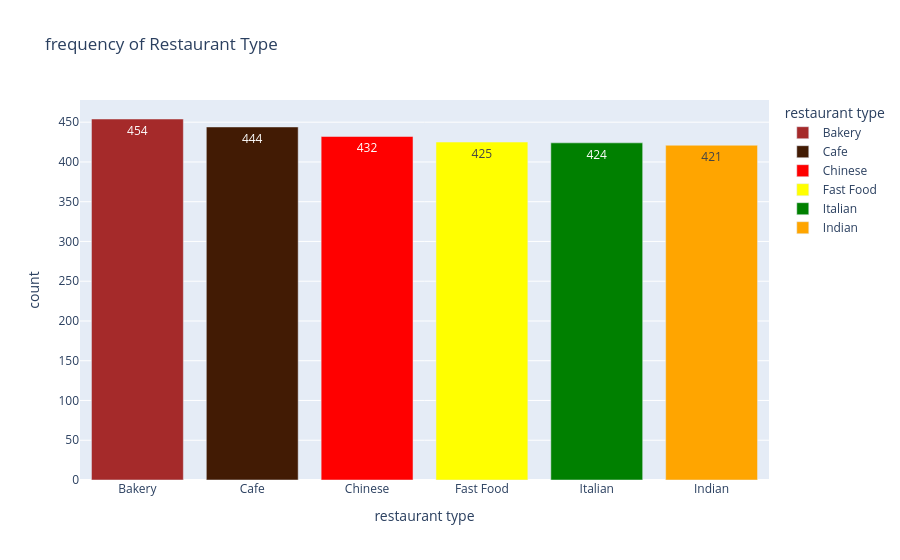

Source (notebook cell):
### Code cell
status_counts= food["restaurant_type"].value_counts().reset_index()
status_counts.columns = ['restaurant_type', 'frequency'] 

fig1 = px.bar(status_counts, x='restaurant_type', y= 'frequency', title= 'frequency of Restaurant Type', labels={'restaurant_type': 'restaurant type', 'frequency': 'count'}, 
              text= 'frequency', color= 'restaurant_type', color_discrete_sequence=['brown', "#421B04", 'red', 'yellow', 'green', 'orange'])
fig1.show()

### Figure 1 — Plotly figure (JSON) as saved in the notebook; plotly's stock layout.template omitted (floating-point values rounded to 4 significant figures)
{"data": [{"hovertemplate": "restaurant type=%{x}<br>count=%{text}<extra></extra>", "legendgroup": "Bakery", "marker": {"color": "brown", "pattern": {"shape": ""}}, "name": "Bakery", "orientation": "v", "showlegend": true, "text": [454.0], "textposition": "auto", "type": "bar", "x": ["Bakery"], "xaxis": "x", "y": [454], "yaxis": "y"}, {"hovertemplate": "restaurant type=%{x}<br>count=%{text}<extra></extra>", "legendgroup": "Cafe", "marker": {"color": "#421B04", "pattern": {"shape": ""}}, "name": "Cafe", "orientation": "v", "showlegend": true, "text": [444.0], "textposition": "auto", "type": "bar", "x": ["Cafe"], "xaxis": "x", "y": [444], "yaxis": "y"}, {"hovertemplate": "restaurant type=%{x}<br>count=%{text}<extra></extra>", "legendgroup": "Chinese", "marker": {"color": "red", "pattern": {"shape": ""}}, "name": "Chinese", "orientation": "v", "showlegend": true, "text": [432.0], "textposition": "auto", "type": "bar", "x": ["Chinese"], "xaxis": "x", "y": [432], "yaxis": "y"}, {"hovertemplate": "restaurant type=%{x}<br>count=%{text}<extra></extra>", "legendgroup": "Fast Food", "marker": {"color": "yellow", "pattern": {"shape": ""}}, "name": "Fast Food", "orientation": "v", "showlegend": true, "text": [425.0], "textposition": "auto", "type": "bar", "x": ["Fast Food"], "xaxis": "x", "y": [425], "yaxis": "y"}, {"hovertemplate": "restaurant type=%{x}<br>count=%{text}<extra></extra>", "legendgroup": "Italian", "marker": {"color": "green", "pattern": {"shape": ""}}, "name": "Italian", "orientation": "v", "showlegend": true, "text": [424.0], "textposition": "auto", "type": "bar", "x": ["Italian"], "xaxis": "x", "y": [424], "yaxis": "y"}, {"hovertemplate": "restaurant type=%{x}<br>count=%{text}<extra></extra>", "legendgroup": "Indian", "marker": {"color": "orange", "pattern": {"shape": ""}}, "name": "Indian", "orientation": "v", "showlegend": true, "text": [421.0], "textposition": "auto", "type": "bar", "x": ["Indian"], "xaxis": "x", "y": [421], "yaxis": "y"}], "layout": {"barmode": "relative", "legend": {"title": {"text": "restaurant type"}, "tracegroupgap": 0}, "title": {"text": "frequency of Restaurant Type"}, "xaxis": {"anchor": "y", "categoryarray": ["Bakery", "Cafe", "Chinese", "Fast Food", "Italian", "Indian"], "categoryorder": "array", "domain": [0, 1], "title": {"text": "restaurant type"}}, "yaxis": {"anchor": "x", "domain": [0, 1], "title": {"text": "count"}}}}
